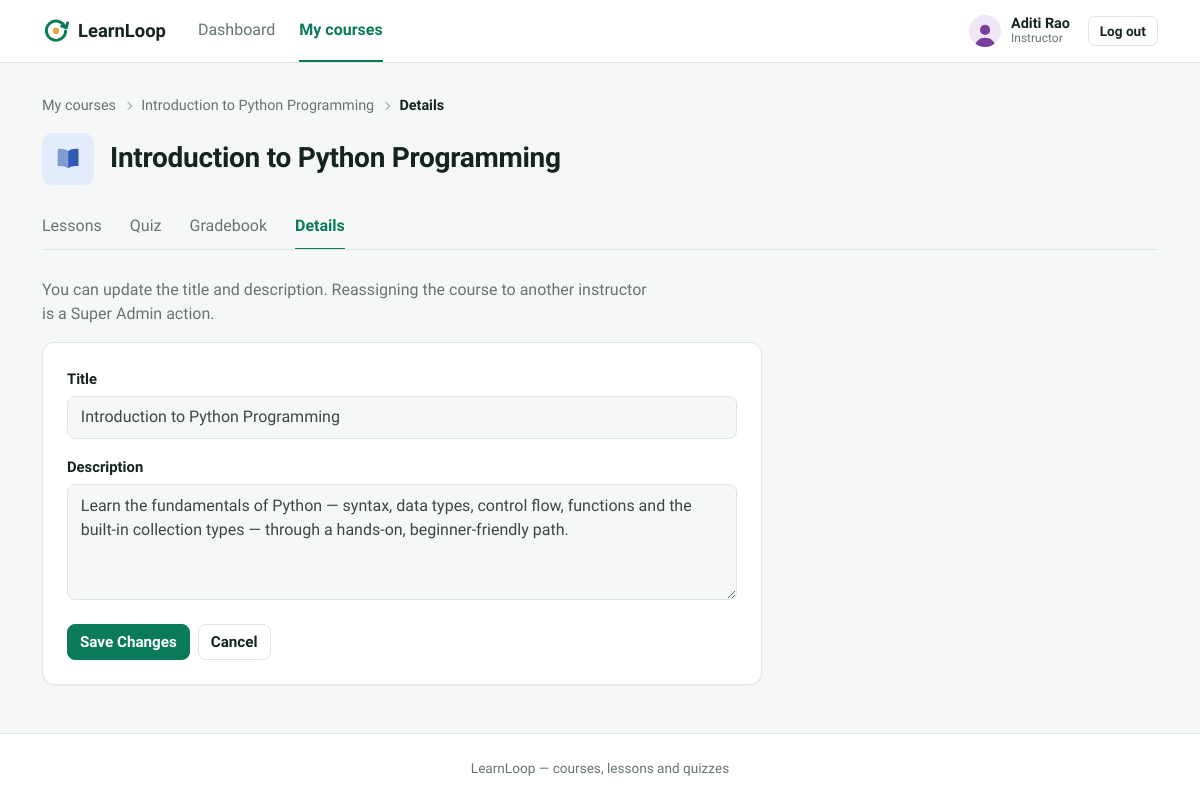
Screenshot of /index.php?route=instructor/courses/edit&id=1 (signed in) with the database file from the repository.
### tables this page shows
CREATE TABLE courses (
    id              INT AUTO_INCREMENT PRIMARY KEY,
    title           VARCHAR(150) NOT NULL,
    description     TEXT NULL,
    instructor_id   INT NOT NULL,
    status          ENUM('active','inactive') NOT NULL DEFAULT 'active',
    created_at      TIMESTAMP NOT NULL DEFAULT CURRENT_TIMESTAMP,
    FOREIGN KEY (instructor_id) REFERENCES users(id),
    KEY idx_courses_instructor (instructor_id),
    KEY idx_courses_status (status)
);

### app/controllers/InstructorController.php (called while the page is built, shortened)
<?php
require_once __DIR__ . '/../models/Course.php';
class InstructorController
{
    private function ownedCourseOrFail(int $courseId): array
    {
        $course = Course::find($courseId);
        return $course;
    }
    public function courseEditForm(): void
    {
        $course = $this->ownedCourseOrFail((int)($_GET['id'] ?? 0));
        $errors = [];
        $old = [];
        require __DIR__ . '/../views/instructor/course_form.php';
    }
}

### public/index.php (called while the page is built, shortened)
<?php
require_once __DIR__ . '/../core/helpers.php';
require_once __DIR__ . '/../core/Database.php';
require_once __DIR__ . '/../core/Auth.php';
require_once __DIR__ . '/../app/models/Course.php';
require_once __DIR__ . '/../app/controllers/InstructorController.php';
$router = new Router();
$router->get('login', fn() => (new AuthController())->showLogin());
$router->post('login', fn() => (new AuthController())->login());
$router->post('logout', fn() => (new AuthController())->logout());
$router->get('admin/dashboard', fn() => (new AdminController())->dashboard());
$router->get('admin/courses', fn() => (new AdminController())->courses());
$router->get('admin/courses/create', fn() => (new AdminController())->courseCreateForm());
$router->post('admin/courses/store', fn() => (new AdminController())->courseStore());
$router->get('admin/courses/edit', fn() => (new AdminController())->courseEditForm());
$router->post('admin/courses/update', fn() => (new AdminController())->courseUpdate());
$router->post('admin/courses/status', fn() => (new AdminController())->courseStatus());
$router->get('admin/users', fn() => (new AdminController())->users());
$router->get('admin/users/create', fn() => (new AdminController())->userCreateForm());
$router->post('admin/users/store', fn() => (new AdminController())->userStore());
$router->post('admin/users/status', fn() => (new AdminController())->userStatus());
$router->get('admin/analytics', fn() => (new AdminController())->analytics());
$router->get('instructor/dashboard', fn() => (new InstructorController())->dashboard());
$router->get('instructor/courses', fn() => (new InstructorController())->courses());
$router->get('instructor/courses/edit', fn() => (new InstructorController())->courseEditForm());
$router->post('instructor/courses/update', fn() => (new InstructorController())->courseUpdate());
$router->get('instructor/lessons', fn() => (new InstructorController())->lessons());
$router->get('instructor/lessons/create', fn() => (new InstructorController())->lessonCreateForm());
$router->post('instructor/lessons/store', fn() => (new InstructorController())->lessonStore());
$router->get('instructor/lessons/edit', fn() => (new InstructorController())->lessonEditForm());
$router->post('instructor/lessons/update', fn() => (new InstructorController())->lessonUpdate());
$router->post('instructor/lessons/delete', fn() => (new InstructorController())->lessonDelete());
$router->post('instructor/lessons/move', fn() => (new InstructorController())->lessonMove());
$router->get('instructor/quiz', fn() => (new InstructorController())->quiz());
$router->post('instructor/quiz/store', fn() => (new InstructorController())->quizStore());
$router->get('instructor/quiz/questions/create', fn() => (new InstructorController())->questionCreateForm());
$router->post('instructor/quiz/questions/store', fn() => (new InstructorController())->questionStore());
$router->get('instructor/quiz/questions/edit', fn() => (new InstructorController())->questionEditForm());
$router->post('instructor/quiz/questions/update', fn() => (new InstructorController())->questionUpdate());
$router->post('instructor/quiz/questions/delete', fn() => (new InstructorController())->questionDelete());
$router->get('instructor/gradebook', fn() => (new InstructorController())->gradebook());
$router->get('student/dashboard', fn() => (new StudentController())->dashboard());
$router->get('student/catalog', fn() => (new StudentController())->catalog());
$router->post('student/enroll', fn() => (new StudentController())->enroll());
$router->get('student/courses/view', fn() => (new StudentController())->courseView());
$router->get('student/lessons/view', fn() => (new StudentController())->lessonView());
$router->post('student/lessons/complete', fn() => (new StudentController())->lessonComplete());
$router->get('student/quiz/take', fn() => (new StudentController())->quizTake());
$router->post('student/quiz/submit', fn() => (new StudentController())->quizSubmit());
$router->get('student/quiz/result', fn() => (new StudentController())->quizResult());
$router->get('student/grades', fn() => (new StudentController())->grades());
$route = $_GET['route'] ?? '';
$router->dispatch($_SERVER['REQUEST_METHOD'], $route);

### core/Router.php (called while the page is built, shortened)
<?php
class Router
{
    private array $routes = ['GET' => [], 'POST' => []];
    public function get(string $route, callable $handler): void
    {
        $this->routes['GET'][$route] = $handler;
    }
    public function post(string $route, callable $handler): void
    {
        $this->routes['POST'][$route] = $handler;
    }
    public function dispatch(string $method, string $route): void
    {
        $handler = $this->routes[$method][$route] ?? null;
        try {
            $handler();
        } catch (Throwable $e) {
            error_log($e->getMessage());
            http_response_code(500);
            require __DIR__ . '/../app/views/errors/500.php';
        }
    }
}

### config/database.php (called while the page is built)
<?php
return [
    'host'     => '127.0.0.1',
    'port'     => 3306,
    'database' => 'learnloop',
    'username' => 'root',
    'password' => '',
    'charset'  => 'utf8mb4',
];

### core/Database.php (called while the page is built)
<?php
class Database
{
    private static ?PDO $instance = null;
    public static function connect(): PDO
    {
        if (self::$instance === null) {
            $config = require __DIR__ . '/../config/database.php';
            $dsn = sprintf(
                'mysql:host=%s;port=%d;dbname=%s;charset=%s',
                $config['host'],
                $config['port'],
                $config['database'],
                $config['charset']
            );
            self::$instance = new PDO($dsn, $config['username'], $config['password'], [
                PDO::ATTR_ERRMODE            => PDO::ERRMODE_EXCEPTION,
                PDO::ATTR_DEFAULT_FETCH_MODE => PDO::FETCH_ASSOC,
                PDO::ATTR_EMULATE_PREPARES   => false,
            ]);
        }
        return self::$instance;
    }
}

### app/models/Course.php (called while the page is built, shortened)
<?php
require_once __DIR__ . '/../../core/Database.php';
class Course
{
    private static function baseSelect(): string
    {
        return "SELECT c.*, u.name AS instructor_name,
                        (SELECT COUNT(*) FROM lessons l WHERE l.course_id = c.id) AS lesson_count,
                        (SELECT COUNT(*) FROM enrollments e WHERE e.course_id = c.id) AS enrollment_count
                 FROM courses c
                 JOIN users u ON u.id = c.instructor_id";
    }
    public static function find(int $id): ?array
    {
        $stmt = Database::connect()->prepare(self::baseSelect() . ' WHERE c.id = ?');
        $stmt->execute([$id]);
        return $stmt->fetch() ?: null;
    }
}

### core/Auth.php (called while the page is built, shortened)
<?php
require_once __DIR__ . '/Database.php';
class Auth
{
    public static function id(): ?int
    {
        return $_SESSION['user_id'] ?? null;
    }
}

### app/views/instructor/course_form.php (the view, shortened to what this page needs)
<?php $pageTitle = 'Edit Course Details'; require __DIR__ . '/../partials/header.php'; require __DIR__ . '/../partials/navbar.php'; ?>
<?php $courseTab = 'details'; $extraCrumbs = []; require __DIR__ . '/../partials/course_tabs.php'; ?>
<p class="ll-page-sub mb-3">You can update the title and description. Reassigning the course to another instructor is a Super Admin action.</p>
<div class="card ll-form-card">
    <div class="card-body p-4">
        <form method="POST" action="/index.php?route=instructor/courses/update">
            <div class="mb-3">
                <label class="form-label" for="title">Title</label>
                <input type="text" class="form-control <?= isset($errors['title']) ? 'is-invalid' : '' ?>" id="title" name="title" value="<?= old($old ?: $course, 'title') ?>" required>
            </div>
            <div class="mb-3">
                <label class="form-label" for="description">Description</label>
                <textarea class="form-control" id="description" name="description" rows="4"><?= old($old ?: $course, 'description') ?></textarea>
            </div>
            <div class="ll-form-actions">
                <button type="submit" class="btn btn-primary">Save Changes</button>
                <a href="/index.php?route=instructor/courses" class="btn btn-outline-secondary">Cancel</a>
            </div>
        </form>
    </div>
</div>
<?php require __DIR__ . '/../partials/footer.php'; ?>

### app/views/partials/course_tabs.php (shortened to what this page needs)
<?php
$tabs = [
    'lessons'   => ['Lessons', 'instructor/lessons&course_id=' . (int)$course['id']],
    'quiz'      => ['Quiz', 'instructor/quiz&course_id=' . (int)$course['id']],
    'gradebook' => ['Gradebook', 'instructor/gradebook&course_id=' . (int)$course['id']],
    'details'   => ['Details', 'instructor/courses/edit&id=' . (int)$course['id']],
];
require __DIR__ . '/breadcrumbs.php';
?>
<div class="ll-course-head">
    <?= course_cover((int)$course['id'], $course['title']) ?>
    <div class="min-w-0">
        <h1 class="ll-page-title"><?= e($course['title']) ?></h1>
    </div>
</div>
<nav class="ll-tabs" aria-label="Course tools">
    <?php foreach ($tabs as $key => [$label, $route]): ?>
        <a href="/index.php?route=<?= e($route) ?>" class="<?= $key === $courseTab ? 'active' : '' ?>" <?= $key === $courseTab ? 'aria-current="page"' : '' ?>><?= e($label) ?></a>
    <?php endforeach; ?>
</nav>

### public/assets/css/style.css (style rules this page uses)
:root { --ll-primary: #0B7A5A; --ll-primary-dark: #086147; --ll-primary-50: #E9F5EF; --ll-primary-100: #CDE9DB; --ll-ink: #15241E; --ll-body: #3A4842; --ll-muted: #66756E; --ll-line: #DDE6E1; --ll-line-soft: #ECF1EE; --ll-ground: #F6F8F7; --ll-surface: #FFFFFF; --ll-fail: #B42318; --ll-fail-50: #FDECEA; --ll-warn: #93600A; --ll-warn-50: #FBF1DE; --ll-radius: 12px; --ll-radius-sm: 8px; --ll-shadow: 0 1px 2px rgba(21, 36, 30, 0.05); --bs-body-font-family: 'Source Sans 3', 'Segoe UI', system-ui, sans-serif; --bs-body-font-size: 1rem; --bs-body-color: var(--ll-body); --bs-body-bg: var(--ll-ground); --bs-link-color: var(--ll-primary); --bs-link-color-rgb: 11, 122, 90; --bs-link-hover-color: var(--ll-primary-dark); --bs-link-hover-color-rgb: 8, 97, 71; --bs-border-color: var(--ll-line); --bs-primary: var(--ll-primary); --bs-primary-rgb: 11, 122, 90; --bs-secondary-color: var(--ll-muted); color-scheme: light; }
body { background: var(--ll-ground); display: flex; flex-direction: column; min-height: 100vh; }
a { text-decoration: none; }
h1, h2, h3, h4, h5, h6, .h1, .h2, .h3, .h4, .h5, .h6 { font-family: 'Lexend', 'Source Sans 3', sans-serif; color: var(--ll-ink); font-weight: 600; letter-spacing: -0.01em; }
.min-w-0 { min-width: 0; }
.ll-page-title { font-size: 1.75rem; font-weight: 700; line-height: 1.2; margin-bottom: 0.3rem; }
.ll-page-sub { color: var(--ll-muted); margin-bottom: 0; max-width: 68ch; }
.ll-course-head { display: flex; align-items: center; gap: 1rem; margin-bottom: 1.25rem; }
.ll-course-head .ll-page-title { margin-bottom: 0.15rem; }
.ll-tabs { display: flex; gap: 1.75rem; border-bottom: 1px solid var(--ll-line); margin-bottom: 1.75rem; overflow-x: auto; scrollbar-width: none; }
.ll-tabs a { padding: 0.6rem 0; color: var(--ll-muted); font-weight: 500; border-bottom: 2px solid transparent; margin-bottom: -1px; white-space: nowrap; }
.ll-tabs a.active { color: var(--ll-primary); border-bottom-color: var(--ll-primary); font-weight: 600; }
.card { --bs-card-border-color: var(--ll-line); --bs-card-border-radius: var(--ll-radius); --bs-card-inner-border-radius: calc(var(--ll-radius) - 1px); box-shadow: var(--ll-shadow); background: var(--ll-surface); }
.btn { --bs-btn-font-weight: 600; --bs-btn-border-radius: var(--ll-radius-sm); --bs-btn-font-size: 0.95rem; }
.btn-primary { --bs-btn-bg: var(--ll-primary); --bs-btn-border-color: var(--ll-primary); --bs-btn-hover-bg: var(--ll-primary-dark); --bs-btn-hover-border-color: var(--ll-primary-dark); --bs-btn-active-bg: var(--ll-primary-dark); --bs-btn-active-border-color: var(--ll-primary-dark); --bs-btn-disabled-bg: #9DB8AB; --bs-btn-disabled-border-color: #9DB8AB; --bs-btn-focus-shadow-rgb: 11, 122, 90; }
.btn-outline-secondary { --bs-btn-color: var(--ll-ink); --bs-btn-border-color: var(--ll-line); --bs-btn-hover-color: var(--ll-primary); --bs-btn-hover-bg: var(--ll-surface); --bs-btn-hover-border-color: var(--ll-primary); --bs-btn-active-color: var(--ll-primary); --bs-btn-active-bg: var(--ll-primary-50); --bs-btn-active-border-color: var(--ll-primary); --bs-btn-disabled-color: #A5B0AA; --bs-btn-disabled-border-color: var(--ll-line-soft); background: var(--ll-surface); }
.form-label { font-weight: 600; color: var(--ll-ink); font-size: 0.925rem; margin-bottom: 0.35rem; }
.form-control, .form-select { border-color: var(--ll-line); border-radius: var(--ll-radius-sm); padding: 0.55rem 0.8rem; }
.ll-form-card { max-width: 720px; }
.ll-form-card .card-body { padding: 1.5rem; }
.ll-form-actions { display: flex; gap: 0.5rem; padding-top: 0.5rem; }

### rows the page displays
courses: title "Introduction to Python Programming", description "Learn the fundamentals of Python — syntax, data types, control flow, functions and the built-in collection types — through a hands-on, beginner-friendly path."

### other values shown
$label "Dashboard"
$label "My courses"
Auth::name() "Aditi Rao"
$roleLabel "Instructor"
$label "Introduction to Python Programming"
$label "Details"
$label "Lessons"
$label "Quiz"
$label "Gradebook"
